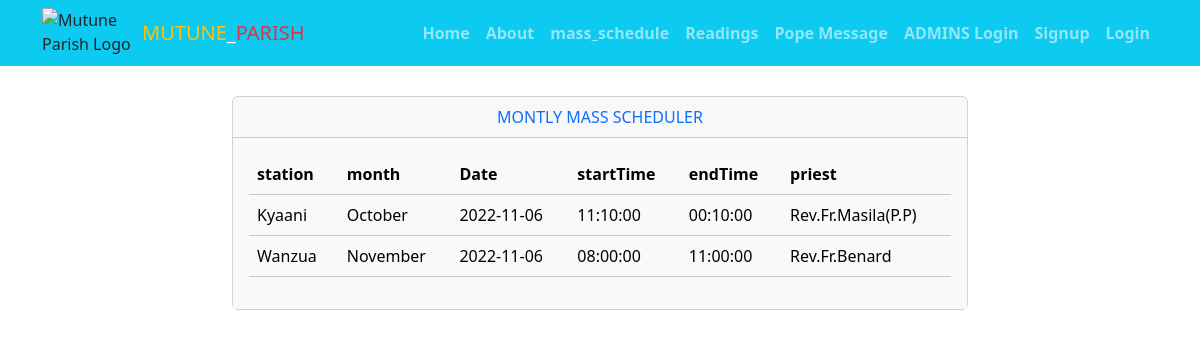
/displayMass.php, run on the app's committed database.
### tables this page shows
CREATE TABLE `mass_schedule` (
  `id` int(11) NOT NULL,
  `station` varchar(100) NOT NULL,
  `mass_month` varchar(100) NOT NULL,
  `mass_date` date NOT NULL,
  `mass_from` time NOT NULL,
  `mass_to` time NOT NULL,
  `priest` varchar(100) NOT NULL
);

### displayMass.php (the view, shortened to what this page needs)
<!DOCTYPE html>
<html lang="en">
<head>
   <?php
   include("../partials/header.php");
include("../partials/links.php");
   ?>
</head>
<body>
<div class="container my-5">
<div class="row justify-content-center">
<div class="col-md-8">
<div class="card mt-5">
<div class="card-header text-center text-primary">MONTLY MASS SCHEDULER</div>
<div class="card-body bg-light">
    <div>
<table class="table table-light table-hover">
    <thead class="bg-warning text-light">
    <tr>
        <th>station</th>
        <th>month</th>
        <th>Date</th>
        <th>startTime</th>
        <th>endTime</th>
        <th>priest</th>
    </tr>
    </thead>
    <tbody>
    <?php
    include("../partials/dbConnection.php");
                $sql = "SELECT * FROM mass_schedule";
                $result = mysqli_query($con,$sql);
                while($row = mysqli_fetch_assoc($result)){
                    $station = $row["station"];
                    $month = $row["mass_month"];
                    $mass_date = $row["mass_date"];
                    $mass_from = $row["mass_from"];
                    $mass_to = $row["mass_to"];
                    $priest = $row["priest"];
                    echo '<tr>
                    <td>'.$station.'</td>
                    <td>'.$month.'</td>
                    <td>'.$mass_date.'</td>
                    <td>'.$mass_from.'</td>
                    <td>'.$mass_to.'</td>
                    <td>'.$priest.'</td>
                </tr>';
                }
                ?>
    </tbody>
</table>
</div>
</div>
</div>
</div>
</div>
</div><br>
</body>
</html>

### displayMass.php (style rules this page uses)
body { background-image:url('../images/lc1.jpg'); background-size:cover; background-repeat: no-repeat; height:100%; width:100%; }

### data on the page
mass_schedule: station "Kyaani", mass_month "October", mass_date "2022-11-06", mass_from "11:10:00", mass_to "00:10:00", priest "Rev.Fr.Masila(P.P)"
mass_schedule: station "Wanzua", mass_month "November", mass_date "2022-11-06", mass_from "08:00:00", mass_to "11:00:00", priest "Rev.Fr.Benard"
